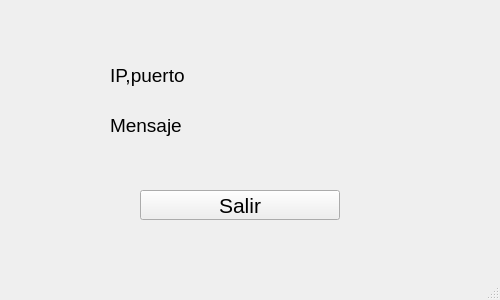
<?xml version="1.0" encoding="UTF-8"?>
<ui version="4.0">
 <class>TCPServer</class>
 <widget class="QMainWindow" name="TCPServer">
  <property name="geometry">
   <rect>
    <x>0</x>
    <y>0</y>
    <width>500</width>
    <height>300</height>
   </rect>
  </property>
  <property name="windowTitle">
   <string>TCPServer</string>
  </property>
  <widget class="QWidget" name="centralwidget">
   <widget class="QLabel" name="lbl_info">
    <property name="geometry">
     <rect>
      <x>110</x>
      <y>60</y>
      <width>300</width>
      <height>30</height>
     </rect>
    </property>
    <property name="font">
     <font>
      <pointsize>14</pointsize>
     </font>
    </property>
    <property name="text">
     <string>IP,puerto</string>
    </property>
   </widget>
   <widget class="QLabel" name="lbl_Message">
    <property name="geometry">
     <rect>
      <x>110</x>
      <y>110</y>
      <width>300</width>
      <height>30</height>
     </rect>
    </property>
    <property name="font">
     <font>
      <pointsize>14</pointsize>
     </font>
    </property>
    <property name="text">
     <string>Mensaje</string>
    </property>
   </widget>
   <widget class="QPushButton" name="btn_close">
    <property name="geometry">
     <rect>
      <x>140</x>
      <y>190</y>
      <width>200</width>
      <height>30</height>
     </rect>
    </property>
    <property name="font">
     <font>
      <pointsize>16</pointsize>
     </font>
    </property>
    <property name="text">
     <string>Salir</string>
    </property>
   </widget>
  </widget>
  <widget class="QMenuBar" name="menubar">
   <property name="geometry">
    <rect>
     <x>0</x>
     <y>0</y>
     <width>500</width>
     <height>21</height>
    </rect>
   </property>
  </widget>
  <widget class="QStatusBar" name="statusbar"/>
 </widget>
 <resources/>
 <connections/>
</ui>
